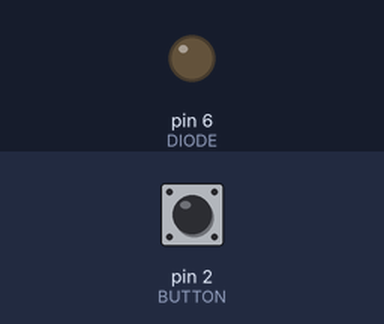
A sketch run on a simulated Arduino Uno, built with avr-gcc and run on an emulated ATmega328P. Shown: output pins drawn as LEDs (lit = HIGH). The inputs (shaded band) are chosen by the test bench; at power-on: pin 2 (BUTTON) LOW.

Above: at 1.2 s.
1.3 s: pin 2 (BUTTON) pulled HIGH for 0.15 s
At 2.37 s:
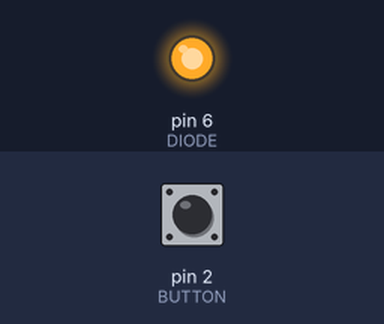
3.9 s: pin 2 (BUTTON) pulled HIGH for 1 s
At 7.1 s:
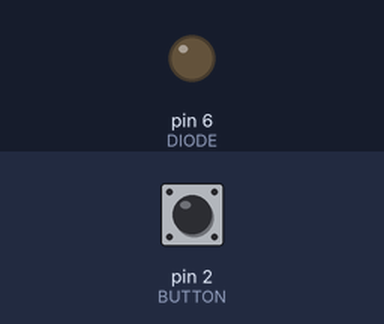
7.4 s: pin 2 (BUTTON) pulled HIGH for 3.2 s
At 8.9 s:
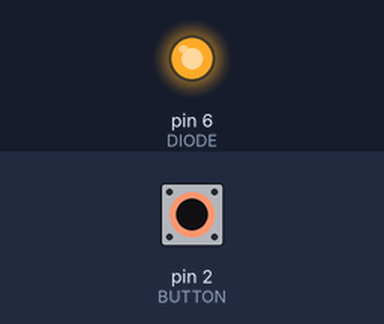
Timing chart, 0 to 13.1 s (numbered marks = the images above; inputs shaded):
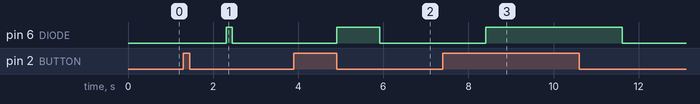

The sketch:

task05.ino
```cpp
/* Pin configuration. */
#define BUTTON 2
#define DIODE 6

/* Program settings. */
#define DIODE_DELAY 1000
#define BUFFER_CAPACITY 128

/* Button press intervals buffer. */
unsigned long buffer[BUFFER_CAPACITY];
unsigned int bufferBegin;
unsigned int bufferSize;

unsigned long *bufferAt(int i) {
	return buffer + (bufferBegin + i) % BUFFER_CAPACITY;
}

void bufferPut(unsigned long value) {
	*bufferAt(bufferSize) = value;
	bufferSize++;
}

unsigned long bufferPeek() {
	return *bufferAt(0);
}

unsigned long bufferPop() {
	bufferBegin++;
	bufferSize--;
}

/* Main program logic. */
boolean diodeState;
boolean buttonState;

void setup() {
	pinMode(BUTTON, INPUT);
	pinMode(DIODE, OUTPUT);

	bufferBegin = 0;
	bufferSize = 0;

	diodeState = 0;
	buttonState = 0;
}

void loop() {
	/*
	 * First, we check whether the user changed the button state. If he did, we
	 * put the store current time in the buffer.
	 */
	boolean newButtonState = digitalRead(BUTTON) == HIGH;
	if (newButtonState != buttonState) {
		bufferPut(millis());
	}
	buttonState = newButtonState;

	/*
	 * Now, we check whether the value at the beginning of the buffer is
	 * outdated (that is: older than current time after the specified delay).
	 * If so, we need to flip the diode state.
	 */
	if (bufferSize > 0 && bufferPeek() + DIODE_DELAY <= millis()) {
		bufferPop();
		diodeState = !diodeState;
	}
	digitalWrite(DIODE, diodeState ? HIGH : LOW);

	delay(10);
}
```

Measured:
- after the input at 1.3 s, pin 6 (DIODE): LOW → HIGH after 1.0 s, → LOW 0.15 s later
- after the input at 3.9 s, pin 6 (DIODE): LOW → HIGH after 1.0 s, → LOW 1.0 s later
- after the input at 7.4 s, pin 6 (DIODE): LOW → HIGH after 1.0 s, → LOW 3.2 s later
